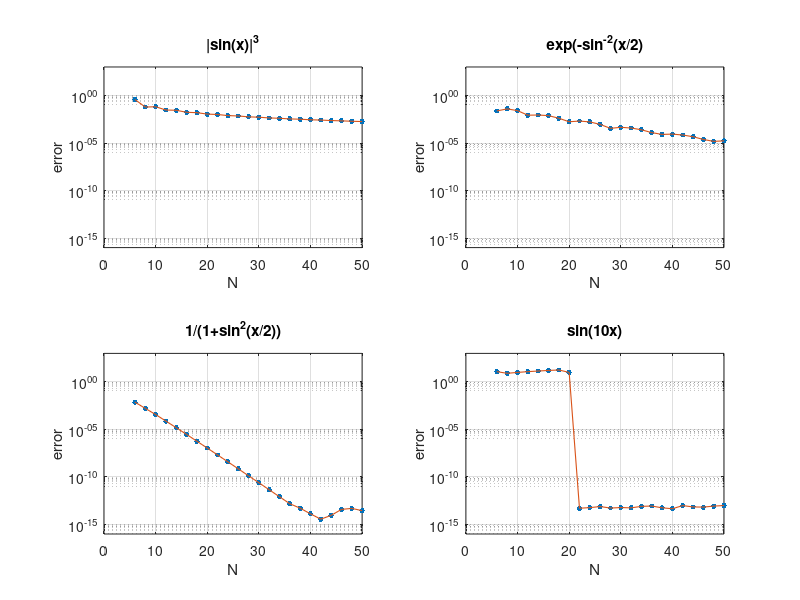

The MATLAB script that drew this image:
% p12.m -accuracy of Chebyshev spectral differentiation
%             (compare p7.m)
% Compute derivatives for various values of N:

Nmax = 50;
E = zeros(3, Nmax / 2 -2);
for N = 6:2:Nmax
    h = 2 * pi /N;
    x = h * (1:N)';
    column = [0 0.5*(-1).^(1:N-1).*cot((1:N - 1) * h / 2)]';
    D = toeplitz(column, column([1 N:-1:2]));
%     [D,x] = cheb(N);
    v = abs(sin(x)).^3;                                                        %3rd deriv in BV
    vprime = 3*sin(x).*cos(x).*abs(sin(x));
    E(1, N/2-2) = norm(D*v - vprime, inf);
    
    v = exp(-sin(x/2).^(-2));
    vprime = 0.5 * v.*sin(x) ./ sin(x/2).^4;
    E(2, N/2-2) = norm(D*v - vprime, inf);
    
    v = 1./(1 + sin(x/2).^2);
    vprime = -sin(x/2).*cos(x/2).*v.^2;
    E(3, N/2-2) = norm(D*v - vprime, inf);
    
    v = sin(10*x);
    vprime = 10 * cos(10 * x);
    E(4, N/2-2) = norm(D*v - vprime, inf);
end
    
% Plot results:
titles = {'|sin(x)|^3', 'exp(-sin^{-2}(x/2)', ...
    '1/(1+sin^2(x/2))', 'sin(10x)'};
clf

for iplot = 1:4
    subplot(2,2,iplot)
    semilogy(6:2:Nmax, E(iplot,:), '.', 'markersize', 12)
    line(6:2:Nmax, E(iplot, :), 'linewidth', 0.8)
    axis([0 Nmax 1e-16 1e3]),
    grid on
    set(gca, 'xtick', 0:10:Nmax, 'ytick', (10).^(-15:5:0))
    xlabel N, ylabel error, title(titles(iplot))
end